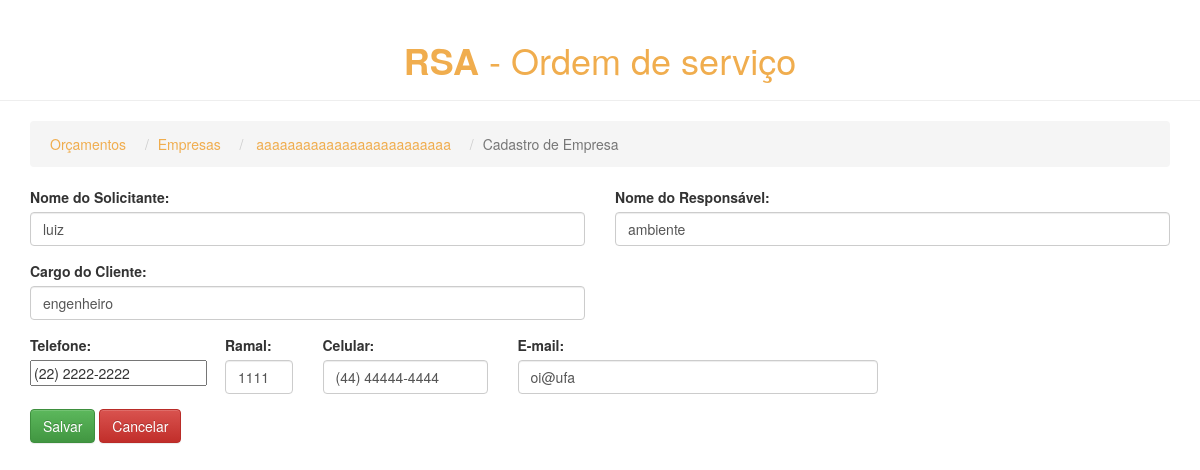
Page /pros/empresas/1/update_cliente/1/ on the committed database.
### pros/models.py (models this page shows, shortened)
class Empresa(models.Model):
    nome_empresa = models.CharField(max_length=200)
    nome_social = models.CharField(max_length=200)
    cnpj = models.CharField(max_length=20, unique=True)
    insc_estadual = models.CharField(max_length=20)
    cidade = models.CharField(max_length=100)
    estado = models.CharField(max_length=100)
    end = models.CharField(max_length=300)
    cep = models.CharField(max_length=10)

class Cliente(models.Model):
    empresa = models.ForeignKey(Empresa, on_delete=models.CASCADE)
    solicitante = models.CharField(max_length=100)
    responsavel = models.CharField(max_length=100)
    cargo = models.CharField(max_length=100, blank=True)
    tel = models.CharField(max_length=50)
    ramal = models.CharField(max_length=50)
    cel = models.CharField(max_length=50)
    email = models.CharField(max_length=200)

### pros/views.py (the view)
# urls.py: url(r'^empresas/(?P<empresa_id>[0-9]+)/update_cliente/(?P<pk>[0-9]+)/$', views.update_cliente, name='update_cliente'),
def update_cliente(request, empresa_id, pk):
    cliente = Cliente.objects.get(pk=pk)
    form = CadastrarCliente(request.POST or None, instance=cliente)
    if form.is_valid():
        form.save()
        return redirect('pros:clientes', empresa_id)
    nome_empresa = Empresa.objects.filter(id=empresa_id).get().nome_empresa
    return render(request, 'pros/update_cliente.html', {'form': form, 'empresa_id': empresa_id,
                                                             'nome_empresa': nome_empresa, 'pk': pk})

### pros/forms.py
class CadastrarCliente(forms.ModelForm):
	solicitante = forms.CharField(widget=forms.TextInput(attrs={'class': 'form-control', 'id': 'solicitante'}))
	responsavel = forms.CharField(widget=forms.TextInput(attrs={'class': 'form-control', 'id': 'responsavel'}))
	cargo = forms.CharField(widget=forms.TextInput(attrs={'class': 'form-control', 'id': 'cargo'}))
	tel = BRPhoneNumberField(widget=forms.TextInput(attrs={'class': 'form-control', 'id': 'tel'}))
	ramal = forms.CharField(widget=forms.TextInput(attrs={'class': 'form-control', 'id': 'ramal'}))
	cel = forms.CharField(widget=forms.TextInput(attrs={'class': 'form-control', 'id': 'cel'}))
	email = forms.EmailField(widget=forms.TextInput(attrs={'class': 'form-control', 'id': 'email', 'type': 'email'}))
	class Meta:
		model = Cliente
		fields = ('solicitante', 'responsavel', 'cargo', 'tel', 'ramal', 'cel', 'email')

### pros/templates/pros/update_cliente.html (shortened to what this page needs)
<!DOCTYPE HTML>
{% load staticfiles %}
<html lang="pt-br">
    <head>
        <link rel="stylesheet" href="{% static 'css/bootstrap.min.css' %}">
        <link rel="stylesheet" href="{% static 'css/bootstrap-theme.min.css' %}">
        <link rel="stylesheet" href="{% static 'css/pros.css' %}">
    </head>
    <body>
        <header class="page-header text-center color-link-cliente">
            <h1><strong>RSA</strong> - Ordem de serviço</h1>
        </header>
        <div class="container">
            <ul class="breadcrumb">
                <li><a class="color-link-cliente" href="{% url 'pros:index' %}">Orçamentos</a></li>
                <li><a class="color-link-cliente" href="{% url 'pros:empresas' %}">Empresas</a> </li>
                <li>
                    <a class="color-link-cliente" href="{% url 'pros:clientes' empresa_id=empresa_id %}"> {{ nome_empresa }} </a>
                </li>
                <li class="active">Cadastro de Empresa</li>
            </ul>
            <form action="{% url 'pros:update_cliente' empresa_id pk %}" method="post">
                <div class="row">
                    <div class="col-sm-6">
                        <div class="form-group col">
                            <label for="solicitante">Nome do Solicitante:</label>
                            {{ form.solicitante }}
                        </div>
                    </div>
                     <div class="col-sm-6">
                        <div class="form-group col">
                            <label for="responsavel">Nome do Responsável:</label>
                            {{ form.responsavel }}
                        </div>
                    </div>
                     <div class="col-sm-6">
                        <div class="form-group col">
                            <label for="cargo">Cargo do Cliente:</label>
                            {{ form.cargo }}
                        </div>
                    </div>
                </div>
                <div class="row">
                    <div class="col-sm-2">
                        <div class="form-group">
                            <label for="tel">Telefone:</label>
                            {{ form.tel }}
                        </div>
                    </div>
                      <div class="col-sm-1">
                        <div class="form-group">
                            <label for="ramal">Ramal:</label>
                            {{ form.ramal }}
                        </div>
                    </div>
                    <div class="col-sm-2">
                        <div class="form-group">
                            <label for="cel">Celular:</label>
                            {{ form.cel }}
                        </div>
                    </div>
                    <div class="col-sm-4">
                         <div class="form-group">
                            <label for="email">E-mail:</label>
                            {{ form.email }}
                        </div>
                    </div>
                </div>
                <button type="submit" class="btn btn-success">Salvar</button>
                <a href="{% url 'pros:clientes' empresa_id=empresa_id %}" type="reset" class="btn btn-danger">Cancelar</a>
            </form>
        </div>
    </body>
</html>

### pros/static/css/pros.css (style rules this page uses)
body { background-color: e9e9e9; }
.color-link-cliente { color: #f0ad4e; }
.breadcrumb li { padding: 5px; }

### rows in the picture
Empresa: nome_empresa "aaaaaaaaaaaaaaaaaaaaaaaaa"
Cliente: solicitante "luiz", responsavel "ambiente", cargo "engenheiro", tel "(22) 2222-2222", ramal "1111", cel "(44) 44444-4444", email "oi@ufa"
